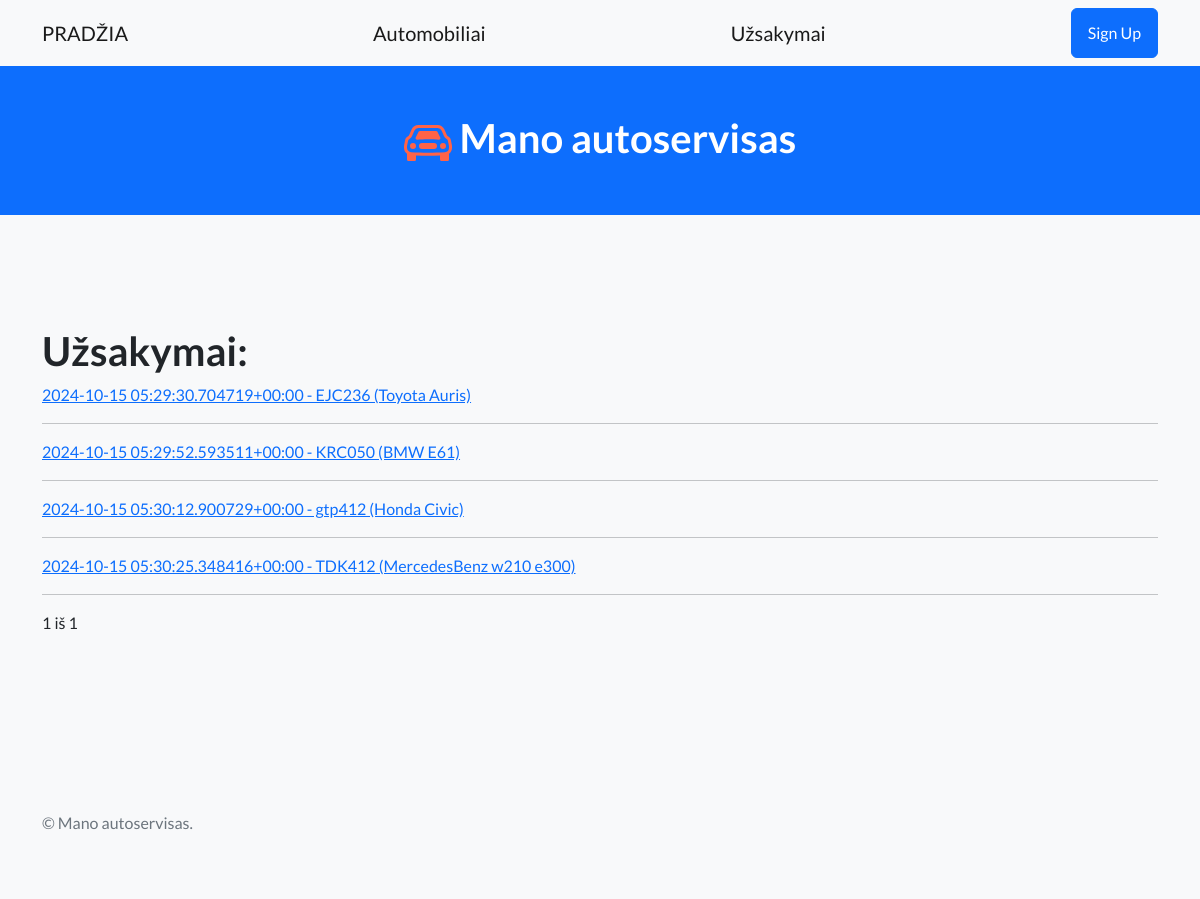
Screenshot of /orders/ with the database file from the repository.
### autoservice/models.py (models this page shows, shortened)
class Order(models.Model):
    date = models.DateTimeField(verbose_name="Data", auto_now_add=True)
    car = models.ForeignKey(to="Car", verbose_name="Automobilis", on_delete=models.CASCADE, related_name="orders")
    CHOICES = [
        ("a", "Administruojamas"),
        ("v", "Vykdomas"),
        ("i", "Įvykdytas"),
        ("p", "Atmestas"),
    ]
    status = models.CharField(verbose_name="Būsena", max_length=1, choices=CHOICES, default="a")
    def __str__(self):
        return f"{self.date} - {self.car}"
    class Meta:
        verbose_name = "Užsakymas"
        verbose_name_plural = "Užsakymai"

class Car(models.Model):
    plate = models.CharField(verbose_name="Valstybinis numeris", max_length=10)
    vin_code = models.CharField(verbose_name="VIN kodas", max_length=20)
    client_name = models.CharField(verbose_name="Klientas", max_length=50)
    car_model = models.ForeignKey(to="CarModel", verbose_name="Modelis", on_delete=models.SET_NULL, null=True,
                                  blank=True)
    def __str__(self):
        return f"{self.plate} ({self.car_model})"
    class Meta:
        verbose_name = "Automobilis"
        verbose_name_plural = "Automobiliai"

class CarModel(models.Model):
    make = models.CharField(verbose_name="Gamintojas", max_length=50)
    model = models.CharField(verbose_name="Modelis", max_length=100)
    def __str__(self):
        return f"{self.make} {self.model}"
    class Meta:
        verbose_name = "Modelis"
        verbose_name_plural = "Modeliai"

### autoservice/views.py (the view)
# urls.py: path("orders/", views.OrderListView.as_view(), name="orders"),
class OrderListView(ListView):
    model = Order
    template_name = "orders.html"
    context_object_name = "orders"
    paginate_by = 4

### autoservice/templates/orders.html (shortened to what this page needs)
{% extends 'base.html' %}
{% block 'content' %}
<h1>Užsakymai:</h1>
{% for order in orders %}
<a href="{{ order.pk }}"><p>{{ order }}</p></a>
<hr>
{% endfor %}
  <div class="pagination">
    <span class="step-links">
        <span class="current">
            {{ page_obj.number }} iš {{ page_obj.paginator.num_pages }}
        </span>
    </span>
</div>
{% endblock %}

### rows the page displays
Order: date+car "2024-10-15 05:29:30.704719+00:00 - EJC236 (Toyota Auris)"
Order: date+car "2024-10-15 05:29:52.593511+00:00 - KRC050 (BMW E61)"
Order: date+car "2024-10-15 05:30:12.900729+00:00 - gtp412 (Honda Civic)"
Order: date+car "2024-10-15 05:30:25.348416+00:00 - TDK412 (MercedesBenz w210 e300)"

### other values shown
{{ page_obj.number }} "1"
{{ page_obj.paginator.num_pages }} "1"
